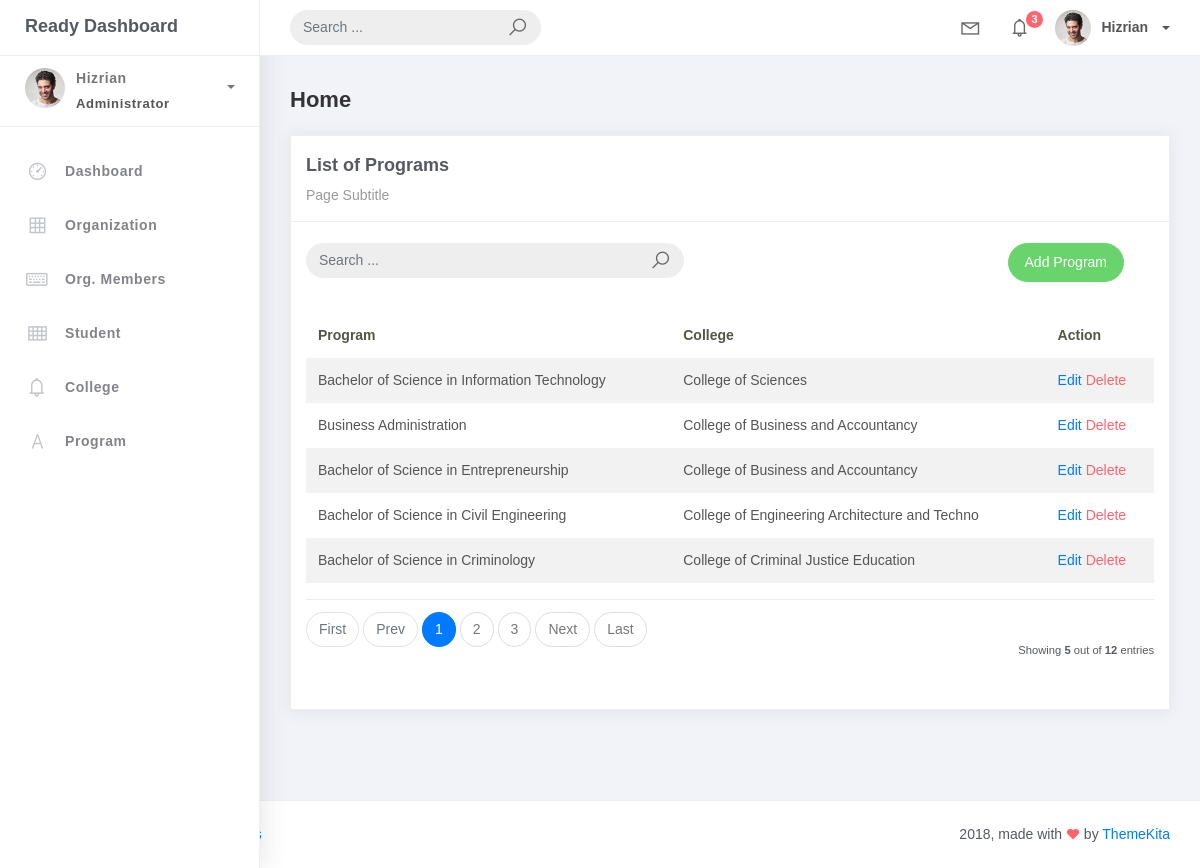
Before: /program_list/ with the older database file.
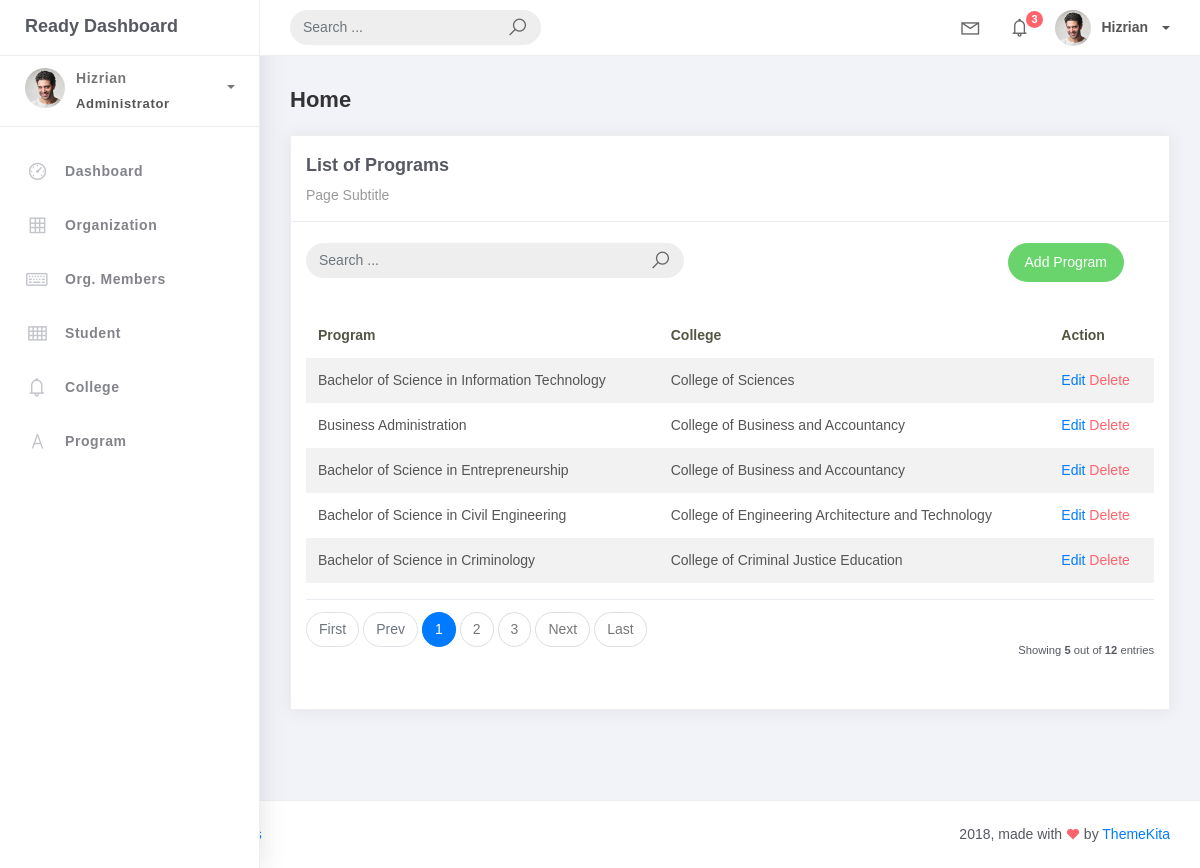
After: the same page with the newer database file.
### studentorg/models.py (models this page shows, shortened)
class BaseModel(models.Model):
    created_at = models.DateTimeField(auto_now_add=True, db_index=True)
    updated_at = models.DateTimeField(auto_now=True)
    class Meta:
        abstract = True

class Program(BaseModel):
    prog_name = models.CharField(max_length=150)
    college = models.ForeignKey(College, on_delete=models.CASCADE)

class College(BaseModel):
    college_name = models.CharField(max_length=150)
    def __str__(self):
        return self.college_name

### studentorg/views.py (the view)
# urls.py: path('program_list/', ProgramList.as_view(), name='program_list'),
class ProgramList(ListView):
    model = Program
    context_object_name = 'programs'
    template_name = 'program_list.html'
    paginate_by = 5
    def get_queryset(self, *args, **kwargs):
        qs = super(ProgramList, self).get_queryset(*args, **kwargs)
        query = self.request.GET.get('q')
        if query:
            qs = qs.filter(
                Q(college__college_name__icontains=query)|
                Q(prog_name__icontains=query)
            )
        return qs

### templates/program_list.html
{% extends 'base.html' %}
{% load static %}
{% block content %}
<div class="content">
    <div class="container-fluid">
        <h4 class="page-title">Home</h4>
        <div class="row">
            <div class="col-md-12">
                <div class="card">
                    <div class="card-header">
                        <div class="card-title">List of Programs</div>
                        <div class="card-category">Page Subtitle</div>
                    </div>
                    <br />
                    <div class="col-md-12 row">
                        <div class="col-md-6">
                            <form class="navbar-left navbar-form nav-search mr-md-3" action="{% url 'program_list' %}">
                                <div class="input-group">
                                    <input type="text" placeholder="Search ..." class="form-control" name="q" value="{{ request.GET.q }}" >
                                    <div class="input-group-append">
                                        <span class="input-group-text">
                                            <i class="la la-search search-icon"></i>
                                        </span>
                                    </div>
                                </div>
                            </form>
                        </div>
                        <div class="col-md-6">
                            <div class="pull-right">
                                <a href="{% url 'program-add' %}" class="btn btn-success btn-rounded">Add Program</a>
                            </div>
                        </div>
                    </div>
                    <div class="card-body">
                        <table class="table table-striped mt-3">
                            <thead>
                                <tr>
                                    <th scope="col">Program</th>
                                    <th scope="col">College</th>
                                    <th scope="col">Action</th>
                                </tr>
                            </thead>
                            <tbody>
                                {% for object in object_list %}
                                <tr>
                                    <td>{{ object.prog_name }}</td>
                                    <td>{{ object.college }}</td>
                                    <td>
                                        <a href="{% url 'program-update' object.id %}">Edit</a>
                                        <a href="{% url 'program-delete' object.id %}" class="text-danger">Delete</a>
                                    </td>
                                </tr>
                                {% empty %}
                                <tr>
                                    <td colspan="3" style="text-align: center;">
                                        <p class="text-sm font-weight-bold mb-0">No Records Found</p>
                                    </td>
                                </tr>
                                {% endfor %}
                            </tbody>
                        </table>
                        {% include 'includes/pagination.html' %}
                    </div>
                </div>
            </div>
        </div>
    </div>
</div>
{% endblock %}

Changed rows visible on the page:
changed through a linked row, Program "Bachelor of Science in Civil Engineering": college "College of Engineering Architecture and Techno" → "College of Engineering Architecture and Technology"
